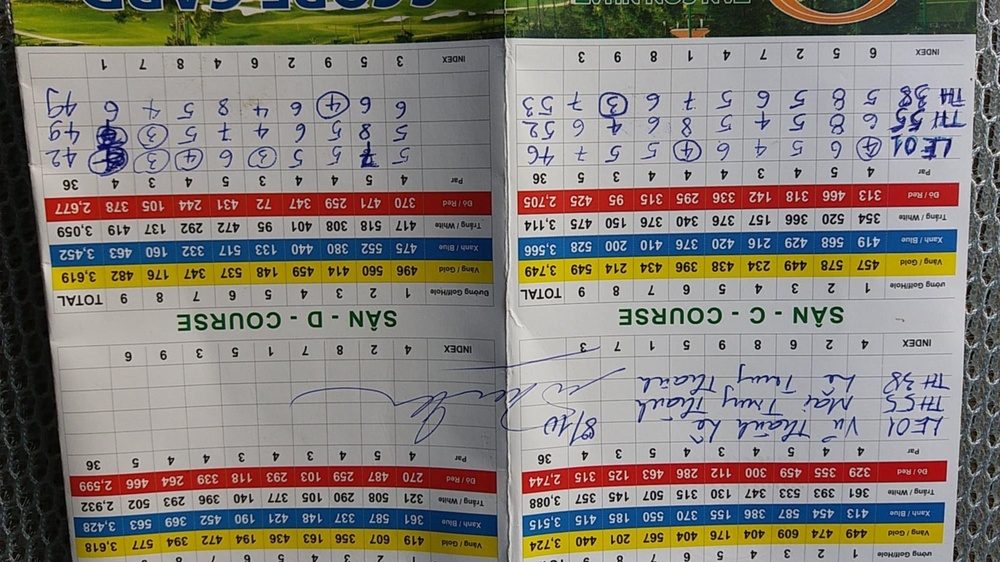
#> input picture data/train/images/IMG_9377.JPG, 1000 x 562 px, shrunk from 2048 x 1152 before the run; its folder holds only this picture in this run
$ python thicken_grid.py
#> lines starting #> are read from the running program, lines starting #| are printed output that depends on the picture; after the words box and inside, x2 and y2 are one past the last pixel; in counts of white or black regions, pixels touching at a corner belong together
import os
import cv2
import numpy as np

'''
This script is used to thicken and blacken the grid highlighting the grid more explicitly
Main purpose is to apply enhanced separation between labels to be sent to Flash Vision API
Using CV2, techniques applied include:
- Gray scaling
- Contrast enhancement for better detection (a=0.8 b=0).
- Adaptive thresholding with fine-tuned parameters (15,3)
- Stronger dilation kernel (2,2) for more pronounced lines
- Enhanced morphological operations by horizontal ((MORPH_RECT, (100, 1)) and vertical (MORPH_RECT, (1, 100)) to capture more grid details
- Thicker grid drawing
'''

def process_image(image_path, output_path):
    # Load the image
    image = cv2.imread(image_path)
#> image is the input picture: shape (562, 1000, 3); mean B, G, R 120.3, 126.9, 132.9

    if image is None:
        print(f"Failed to load image: {image_path}")
        return

    # Increase contrast for better grid detection
    contrasted = cv2.convertScaleAbs(image, alpha=0.8, beta=0)  # Increase contrast (dark to darker and bright to brighter) by alpha factor, by opposite, beta decrease it
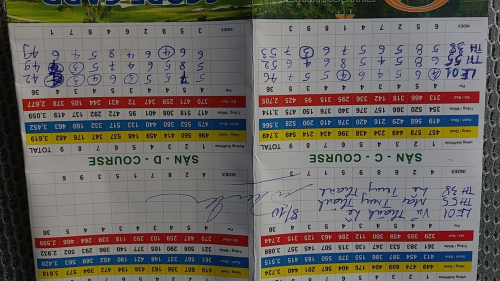
#> contrasted: shape (562, 1000, 3) (shown at 1/2 size); mean B, G, R 96.3, 101.5, 106.4

    # Convert to grayscale
    gray = cv2.cvtColor(contrasted, cv2.COLOR_BGR2GRAY)
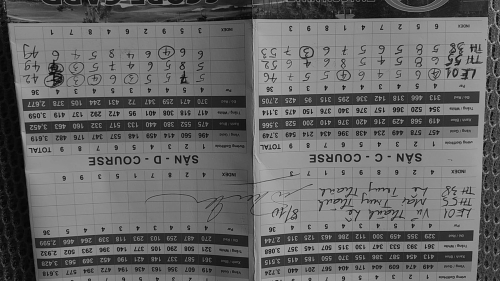
#> gray: shape (562, 1000) (shown at 1/2 size); min 0, max 198, mean 102.4

    # Apply adaptive threshold to emphasize grid lines
    binary = cv2.adaptiveThreshold(
        gray, 255, cv2.ADAPTIVE_THRESH_MEAN_C, cv2.THRESH_BINARY_INV, 15, 3
    )
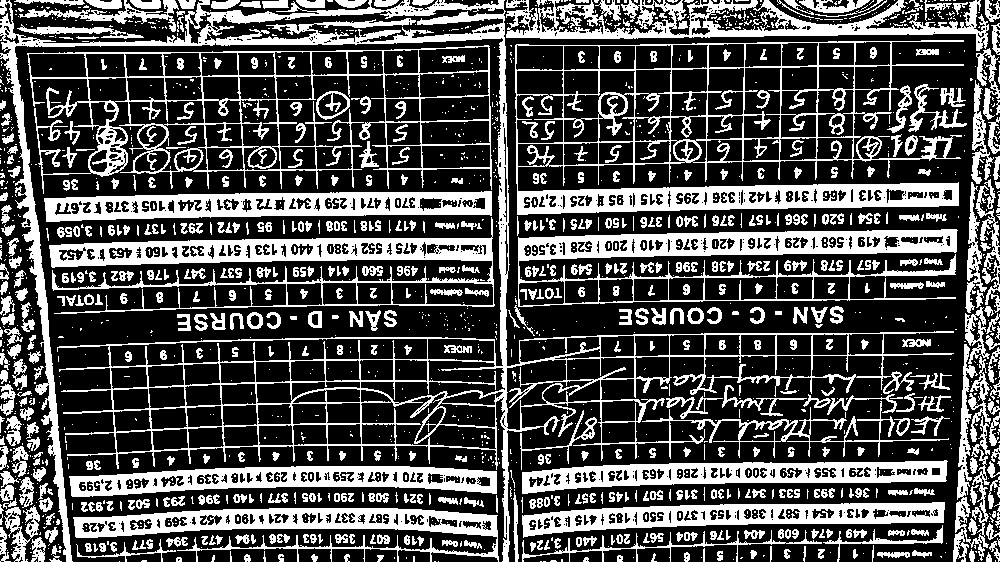
#> binary: shape (562, 1000); 31.8% white; 1738 white regions (1130 under 20 px), largest, box (x1, y1, x2, y2) and area: (0, 0, 954, 562) 30122, (515, 40, 964, 215) 17465, (518, 229, 958, 307) 10466

    # Use morphological operations to isolate grid lines
    kernel = np.ones((2, 2), np.uint8)
    dilated = cv2.dilate(binary, kernel, iterations=3)  # Increased iterations for thicker lines
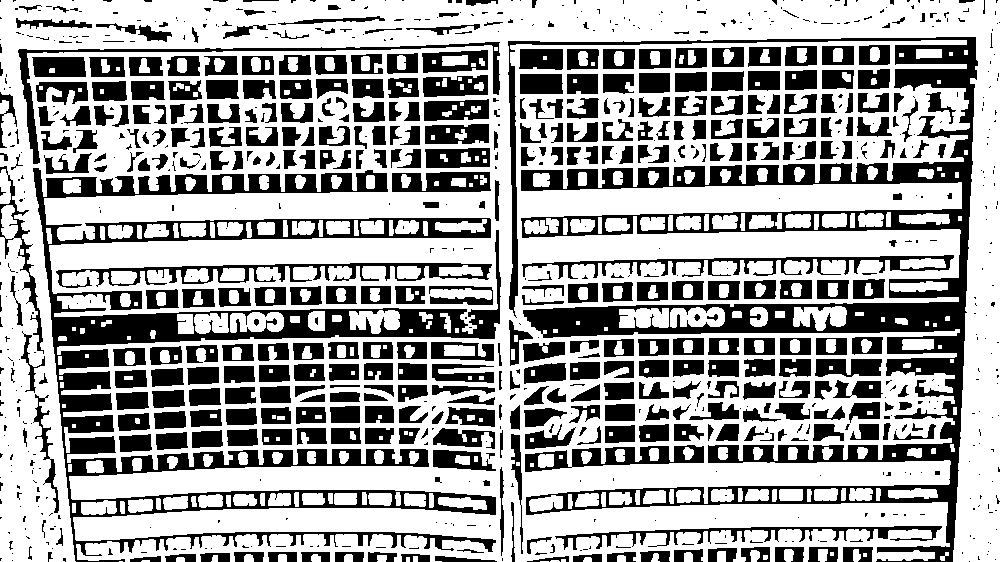
#> dilated: shape (562, 1000); 63.8% white; 896 black regions (488 under 20 px), largest, box (x1, y1, x2, y2) and area: (508, 37, 978, 562) 40217, (33, 168, 501, 562) 34131, (56, 263, 492, 288) 3048

    # Find horizontal and vertical lines separately
    horizontal_kernel = cv2.getStructuringElement(cv2.MORPH_RECT, (150, 1)) # Larger kernel
    vertical_kernel = cv2.getStructuringElement(cv2.MORPH_RECT, (1, 150))   # Larger kernel

    horizontal_lines = cv2.morphologyEx(dilated, cv2.MORPH_OPEN, horizontal_kernel)
#> horizontal_lines: shape (562, 1000); 24.1% white; 51 white regions, largest, box (x1, y1, x2, y2) and area: (518, 185, 963, 214) 10753, (50, 238, 497, 266) 10717, (518, 231, 962, 259) 10403
    vertical_lines = cv2.morphologyEx(dilated, cv2.MORPH_OPEN, vertical_kernel)
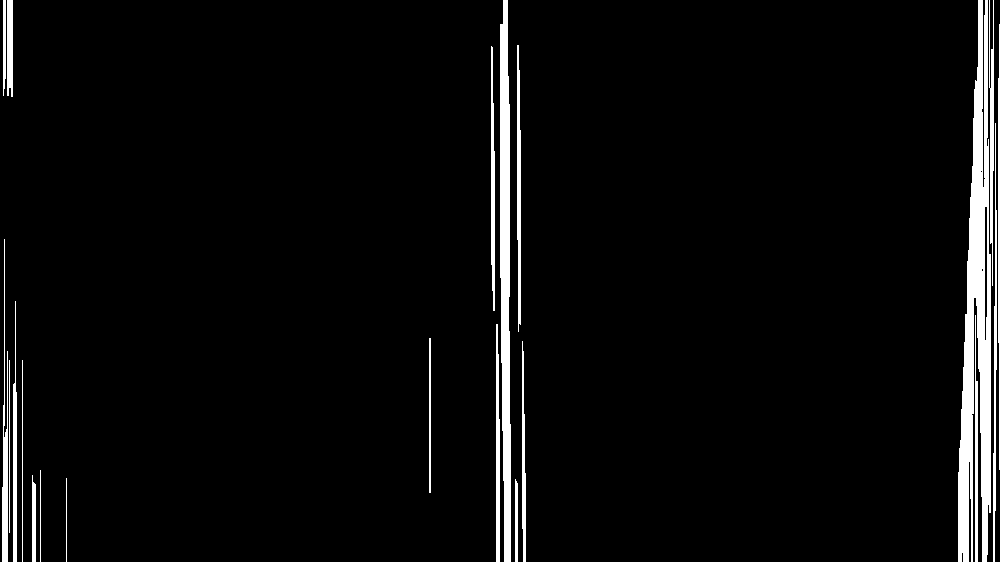
#> vertical_lines: shape (562, 1000); 4.5% white; 21 white regions, largest, box (x1, y1, x2, y2) and area: (958, 0, 991, 562) 10164, (500, 0, 511, 562) 4777, (2, 239, 8, 562) 1018

    # Combine the lines
    grid = cv2.bitwise_or(horizontal_lines, vertical_lines)
#> grid: shape (562, 1000); 28.5% white; 30 white regions, largest, box (x1, y1, x2, y2) and area: (0, 0, 1000, 562) 87846, (511, 42, 968, 332) 32104, (522, 341, 952, 562) 18157

    # Dilate the combined grid further for intensity
    grid = cv2.dilate(grid, kernel, iterations=2)
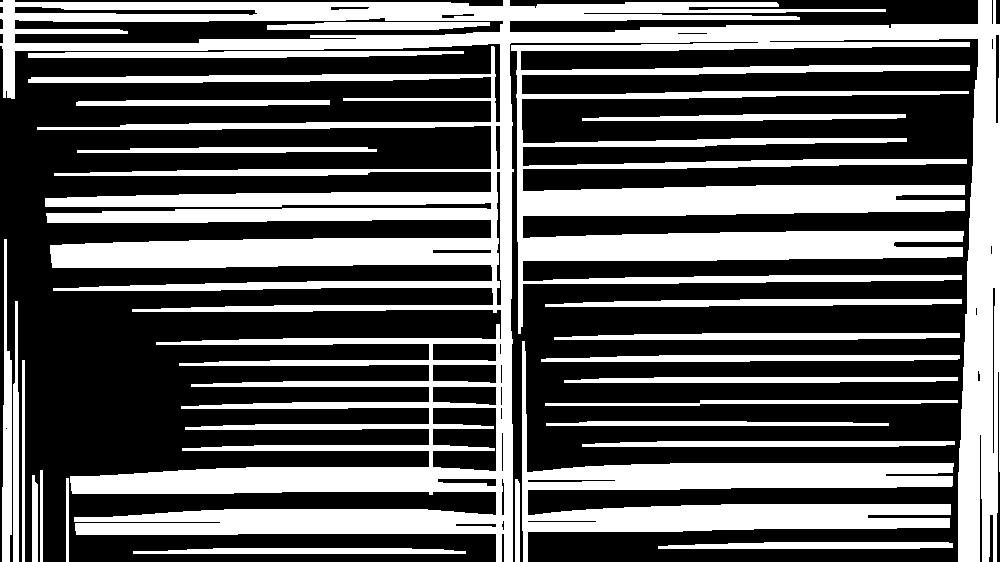
#> grid: shape (562, 1000); 37.5% white; 23 white regions, largest, box (x1, y1, x2, y2) and area: (0, 0, 1000, 562) 157630, (522, 341, 954, 562) 21156, (545, 299, 962, 307) 2487

    # Invert the grid to make lines black on a white background
    grid_inverted = cv2.bitwise_not(grid)

    # Overlay the black grid on the original image
    grid_bgr = cv2.cvtColor(grid_inverted, cv2.COLOR_GRAY2BGR)
    result = cv2.addWeighted(image, 0.8, grid_bgr, 0.3, 0)  # Increased blending for visibility
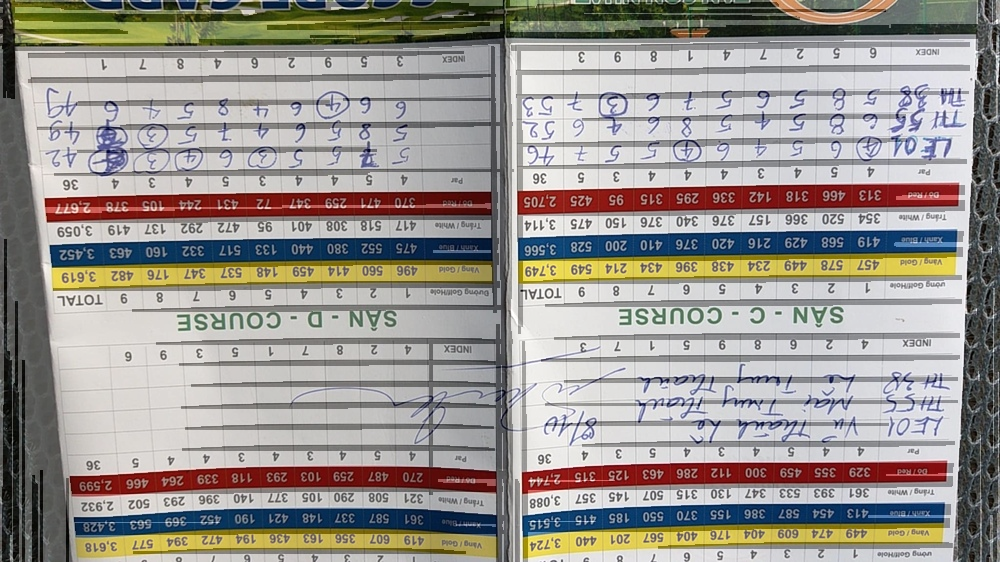
#> result: shape (562, 1000, 3); mean B, G, R 144, 149.2, 154.1

    # [6 lines of commented-out code are left out]
    cv2.imshow("Final Result", result)
    cv2.waitKey(0)  # Wait for a key press in each visualization
    cv2.destroyAllWindows()

    # Save the result
    cv2.imwrite(output_path, result)
    print(f"Processed image saved to: {output_path}")


if __name__ == "__main__":
    # Directory setup
    script_dir = os.path.dirname(os.path.abspath(__file__))
    image_dir = os.path.join(script_dir, "../data/train/images")
    output_dir = os.path.join(script_dir, "../data/train/processed_images")

    os.makedirs(output_dir, exist_ok=True)

    for image_file in os.listdir(image_dir):
        # Only process supported image files
        if image_file.lower().endswith((".jpg", ".jpeg", ".png")):
            image_path = os.path.join(image_dir, image_file)
            output_path = os.path.join(output_dir, f"processed_{image_file}")
            process_image(image_path, output_path)

$ run again, on data/train/images/IMG_9424.JPG
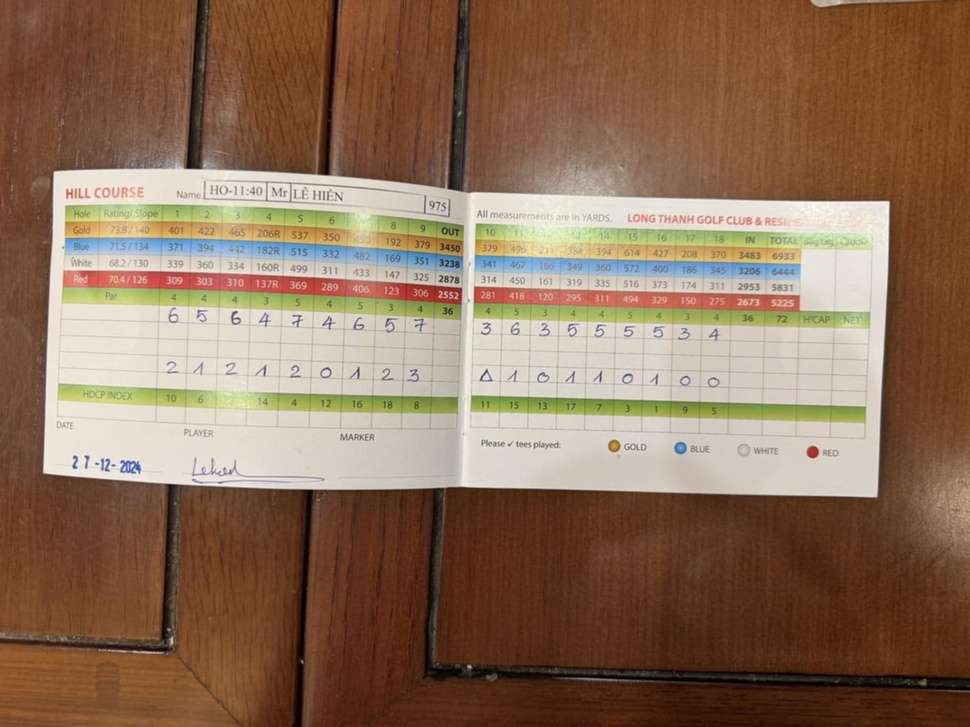
#> input picture data/train/images/IMG_9424.JPG, 970 x 727 px, shrunk from 1600 x 1200 before the run
#> in process_image, image is the input picture: shape (727, 970, 3); mean B, G, R 87.9, 111.2, 140.1
#> in process_image, `binary = cv2.adaptiveThreshold( gray, 255, cv2.ADAPTIVE_THRESH_MEAN_C,..`:
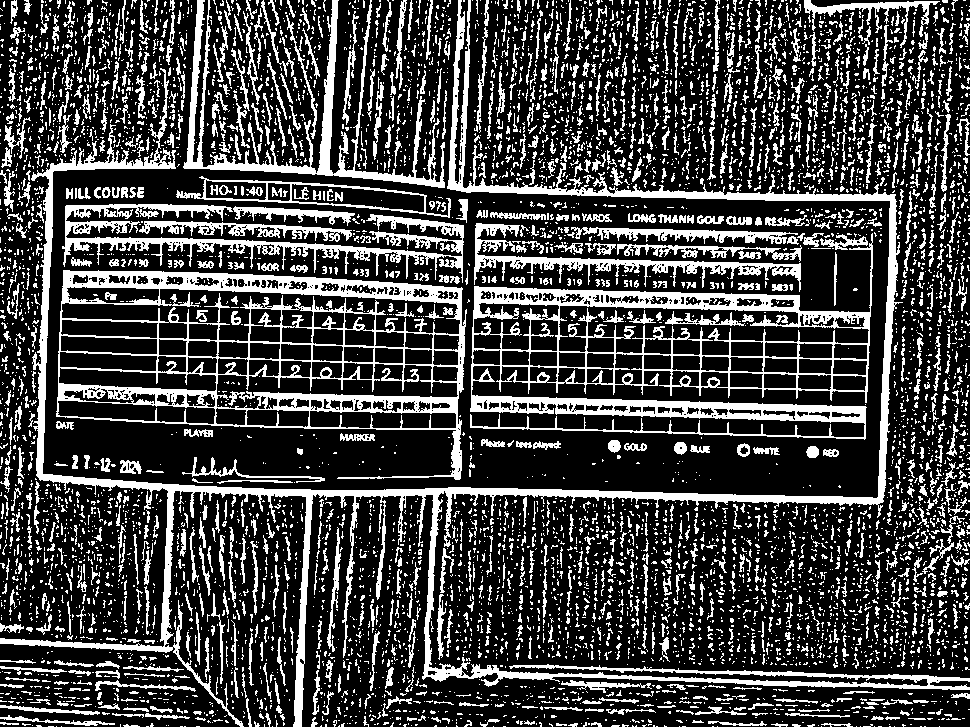
#> binary: shape (727, 970); 25.8% white; 6855 white regions (5687 under 20 px), largest, box (x1, y1, x2, y2) and area: (0, 0, 970, 727) 29405, (56, 270, 467, 480) 18641, (470, 233, 873, 440) 17618
#> dilated: shape (727, 970); 66.4% white; 2100 black regions (1207 under 20 px), largest, box (x1, y1, x2, y2) and area: (46, 168, 890, 498) 54728, (467, 502, 970, 678) 14642, (391, 679, 970, 727) 8454
#> horizontal_lines: shape (727, 970); 9.5% white; 35 white regions, largest, box (x1, y1, x2, y2) and area: (47, 485, 896, 505) 7556, (63, 273, 467, 298) 6319, (439, 190, 907, 203) 3865
#> vertical_lines: shape (727, 970); 2.4% white; 35 white regions, largest, box (x1, y1, x2, y2) and area: (883, 131, 898, 524) 2994, (38, 159, 52, 538) 2951, (296, 490, 308, 727) 1729
#> grid_inverted: shape (727, 970); 83.4% white; 35 black regions, largest, box (x1, y1, x2, y2) and area: (471, 226, 877, 440) 36501, (0, 0, 909, 727) 33175, (59, 273, 469, 486) 16991
#> in process_image, `result = cv2.addWeighted(image, 0.8, grid_bgr, 0.3, 0)`:
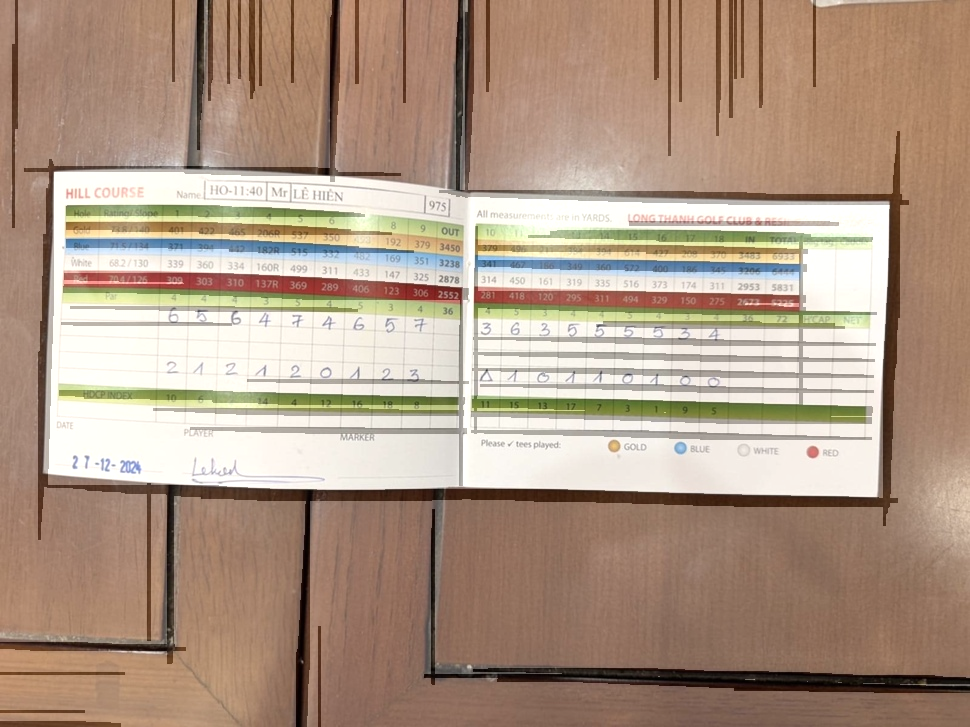
#> result: shape (727, 970, 3); mean B, G, R 134, 152.4, 175.1
